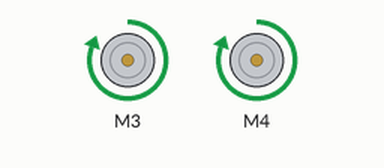
Recording of a sketch running on a simulated Arduino Uno, built with avr-gcc and run on an emulated ATmega328P. On the bench: 2 × DC motor (green arrow = forward, orange = backward, longer = faster). The modem accepts every AT command (registered, SIM ready, sends succeed) and sends nothing else.

Above: at 4.1 s.
At 4.6 s:
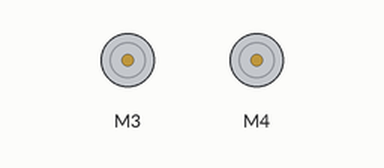
Timing chart, 0 to 6.1 s (numbered marks = the images above):
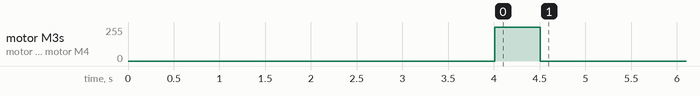

The sketch:

RovrFourRF1.ino
```cpp
// (licence header left out)
#include <SoftwareSerial.h>
#include <AFMotor.h>

#define DELAY 1000

/* Chars that specify directions. */
#define CHAR_FORWARD '='
#define CHAR_LEFT '<'
#define CHAR_RIGHT '>'
#define CHAR_BACKWARD '@'

/**
 * Set pins 2 and 13 as RX and TX respectively
 * for serial communiction with ESP8266 module.
 */
SoftwareSerial wifi(2, 13);

/**
 * Left motor is to be connected to port 3
 * of the motor shield and right motor to port 4.
 */
AF_DCMotor motorLeft(3);
AF_DCMotor motorRight(4);

char c;

/**
 * Releases both the motors
 * thus stopping the rover.
 */
void stopRover() {
  motorLeft.run(RELEASE);
  motorRight.run(RELEASE);
}

/**
 * Moves rover to either of the four directions
 * according to the character received.
 *
 * @param d character that specifies the direction
 */
void moveRover(char d) {
  if ( d == CHAR_FORWARD ) {
    motorLeft.run(FORWARD);
    motorRight.run(FORWARD);
    return;
  }

  if (d == CHAR_BACKWARD) {
    motorLeft.run(BACKWARD);
    motorRight.run(BACKWARD);
    return;
  }

  if (d == CHAR_RIGHT) {
    motorLeft.run(FORWARD);
    motorRight.run(BACKWARD);
    return;
  }

  if (d == CHAR_LEFT) {
    motorLeft.run(BACKWARD);
    motorRight.run(FORWARD);
    return;
  }
}

void setup() {
  /* Set max motor speed. */
  motorLeft.setSpeed(255);
  motorRight.setSpeed(255);

  stopRover();

  /* Begin communication with ESP8266 module at baud 57600. */
  wifi.begin(57600);

  /* Switch to access point mode. */
  wifi.write("AT+CWMODE=2\r\n");
  delay(DELAY);

  /* Create a new access point with the name RovrFour-RF1. */
  wifi.write("AT+CWSAP=\"RovrFour-RF1\",\"\",5,0\r\n");
  delay(DELAY);

  /* Set connection mode to multiple connections. */
  wifi.write("AT+CIPMUX=1\r\n");
  delay(DELAY);

  /* Configure ESP8266 as a TCP server listening on port 8468. */
  wifi.write("AT+CIPSERVER=1,8468\r\n");
  delay(DELAY);

  /* Run the motors for 500 milliseconds to indicate the rover is ready. */
  moveRover(CHAR_FORWARD);
  delay(500);
  stopRover();

  /* Flush the software serial buffer. */
  while(wifi.available()) {
    wifi.read();
  }
}

void loop() {
  /* Read incoming characters from the ESP8266 module. */
  if (wifi.available()) {
    c = wifi.read();

    /* If the character is between ASCII codes 59 and 65, compare. */
    if (c > 59 && c < 65) {
      moveRover(c);
      delay(100);

      stopRover();
    }
  }
}
```

Measured:
- by itself, motor M3, motor M4: stopped → forward 255/255 at 4.0 s, → stopped 0.50 s later
